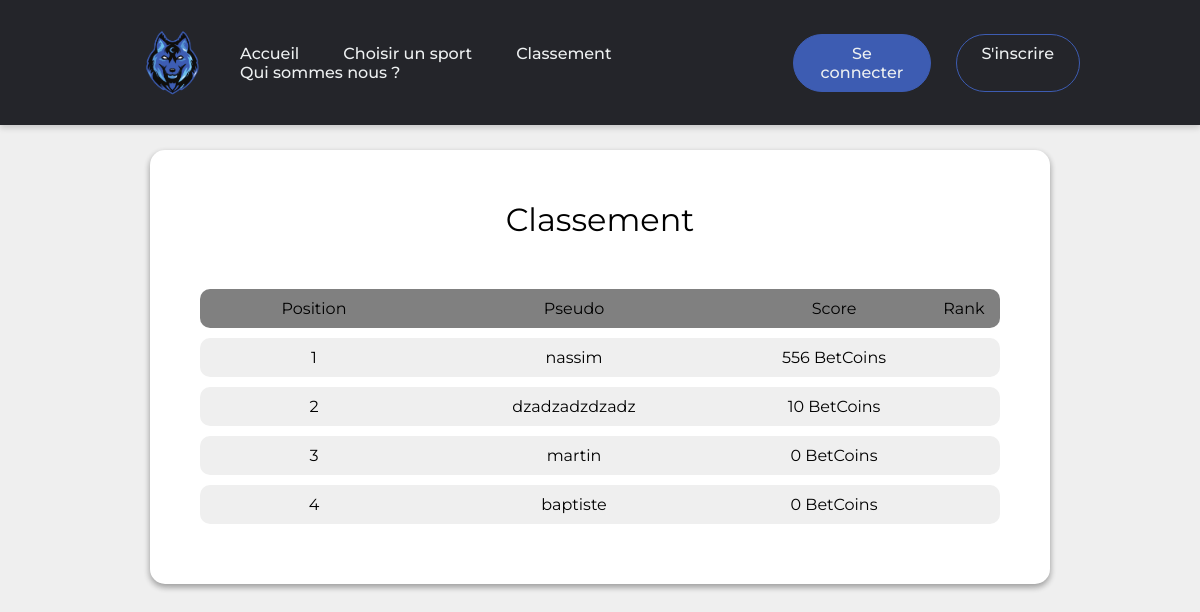
Page /pages/scoreboard.php on the earlier database version.
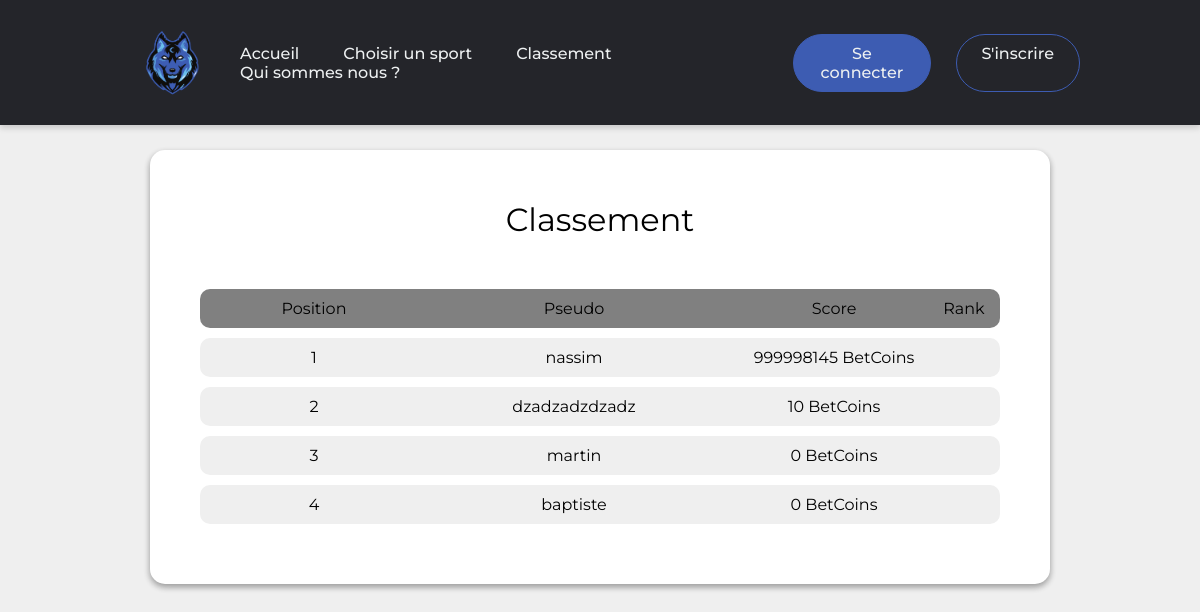
Same page on the later database version.
### tables this page shows
CREATE TABLE `accounts` (
  `id` int(11) NOT NULL AUTO_INCREMENT,
  `pseudo` varchar(20) DEFAULT NULL,
  `email` varchar(50) DEFAULT '',
  `password` varchar(100) DEFAULT NULL,
  `points` int(11) NOT NULL DEFAULT 0,
  PRIMARY KEY (`id`)
);

### pages/scoreboard.php (the view, shortened to what this page needs)
<!DOCTYPE html>
<html lang="fr">
<head>
    <link rel="stylesheet" href="../css/scoreboard.css">
</head>
<body>
    <?php
    include("../includes/header.php");
    require_once("../config/database.php");
    ?>
    <div class="container">
        <h1 class="container-title"> Classement </h1>
        <div class="main-line">
            <div class="left">
                <p>Position</p>
            </div>
            <div class="middle">
                <p>Pseudo</p>
            </div>
            <div class="right">
                <p>Score</p>
            </div>
            <div class="cross">
                <p>Rank</p>
            </div>
        </div>
        <?php
        $conn = new mysqli($host, $user, $password, $database);
        $rank = 'SELECT pseudo, points FROM accounts ORDER BY points DESC ';
        $resultrank = $conn->query($rank);
        $data = $resultrank->fetch_all(MYSQLI_ASSOC);
        for ($i = 0; $i <= 20; $i++) {
            if (isset($data[$i])) {
                echo '<div class="line">
                    <div class="left">
                        <p>' . $i + 1 . ' </p>
                    </div>
                    <div class="middle">
                        <p> ' .  $data[$i]['pseudo'] . ' </p>
                    </div>
                    <div class="right">
                        <p>' . $data[$i]['points'] . ' BetCoins</p>
                    </div>
                </div>';
            } else {
                break;
            }
        }
        ?>
    </div>
</body>
</html>

### includes/header.php (shortened to what this page needs)
<?php
$curPageName = substr($_SERVER["SCRIPT_NAME"], strrpos($_SERVER["SCRIPT_NAME"], "/") + 1);
if ($curPageName == "index.php") {
    include_once('controllers/api-sports.php');
    refreshAll($curPageName);
?>
    <header>
        <a href="index.php"><img src="images/logo.png" alt="Logo" id="logo"></a>
        <nav>
            <ul class="nav__links">
                <li><a href="index.php">Accueil</a></li>
                <li id="sp"><a href="#">Choisir un sport</a>
                    <div class="NavToolTip">
                        <?php if (isset($_SESSION['user'])) {
                            echo '<div class="test_Tooltip_nav">';
                        } else {
                            echo '<div class="test_Tooltip_nav" style = "left: 36.5%;">';
                        }
                        ?>
                        <ul>
                            <li id="tooltip"> <a href="pages/basket.php">Basket-ball</a></li>
                            <li id="tooltip"> <a href="pages/foot.php">Football</a></li>
                            <li id="tooltip"> <a href="pages/hockey.php">Hockey</a></li>
                            <li id="tooltip"> <a href="pages/UFC.php">UFC</a></li>
                        </ul>
                    </div>
                </li>
                <li><a href="pages/scoreboard.php">Classement</a></li>
                <li><a href="pages/quisommesnous.php">Qui sommes nous ?</a></li>
            </ul>
        </nav>
        <div class="buttons">
            <?php
            if (isset($_SESSION['user'])) {
                require_once('controllers/points.php');
            ?>
                <p class="username">Bonjour <a href="pages/profil.php"><strong><?= $_SESSION['user'] ?></strong></a> | <?= $_SESSION['points'] ?> BetCoin(s)</p>
                <a href="controllers/logout.php" class="logout"><button class="signin">Déconnexion</button></a>
            <?php
            } else {
            ?>
                <a href="pages/login.php" class="signin"><button>Se connecter</button></a>
                <a href="pages/register.php" class="signup"><button>S'inscrire</button></a>
            <?php
            };
            ?>
        </div>
    </header>
<?php
} else {
?>
    <header>
        <a href="../index.php"><img src="../images/logo.png" alt="Logo" id="logo"></a>
        <nav>
            <ul class="nav__links">
                <li><a href="../index.php">Accueil</a></li>
                <li id="sp"><a href="#">Choisir un sport</a>
                </li>
                <li><a href="scoreboard.php">Classement</a></li>
                <li><a href="quisommesnous.php">Qui sommes nous ?</a></li>
            </ul>
        </nav>
        <div class="buttons">
            <?php
            if (isset($_SESSION['user'])) {
                include('../controllers/points.php');
            ?>
                <p class="username">Bonjour <a href="../pages/profil.php"><strong><?= $_SESSION['user'] ?></strong></a> | <?= $_SESSION['points'] ?> BetCoin(s)</p>
                <a href="../controllers/logout.php" class="logout"><button class="signin">Déconnexion</button></a>
            <?php
            } else {
            ?>
                <a href="login.php" class="signin"><button>Se connecter</button></a>
                <a href="register.php" class="signup"><button>S'inscrire</button></a>
            <?php
            };
            ?>
        </div>
    </header>
<?php
};
?>

### css/scoreboard.css (style rules this page uses)
body { margin: 0; margin-top: 90px; }
header { box-sizing: border-box; margin: 0; padding: 0; background-color: #24252a; top: 0; }
li, a, button { font-family: "Montserrat"; font-weight: 500; font-size: 16px; color: #edf0f1; text-decoration: none; }
header { display: flex; justify-content: space-between; align-items: center; padding: 30px 10%; position: fixed; width: 100%; box-shadow: 0 3px 6px rgba(0, 0, 0, 0.16); }
.nav__links { list-style: none; }
.nav__links li { display: inline-block; padding: 0 20px; }
.nav__links li a { transition: all 0.3s ease 0s; }
.signin { padding: 9px 25px; background-color: #3d5cb2; border: none; border-radius: 50px; cursor: pointer; transition: all 0.5s ease 0s; margin-right: 25px; border: 1pt solid #3d5cb2; }
.signup { padding: 9px 25px; background-color: #24252a; border: 1px solid #3d5cb2; border-radius: 50px; cursor: pointer; transition: all 0.5s ease 0s; }
.buttons { display: flex; }
.container { background-color: white; justify-self: center; height: fit-content; width: 900px; margin: auto; margin-top: 150px; border-radius: 15px; text-align: center; padding: 50px; align-items: center; box-shadow: 0 3px 6px rgba(0, 0, 0, 0.16), 0 3px 6px rgba(0, 0, 0, 0.23); }
.line { display: grid; grid-template-columns: 2fr 3fr 2fr 0.5fr; background-color: #efefef; border-radius: 10px; padding: 10px; margin-bottom: 10px; font-family: "Montserrat"; }
.middle { grid-column: 2; grid-row: 1; text-align: center; }
.right { grid-column: 3; text-align: center; grid-row: 1; }
.left { grid-column: 1; grid-row: 1; text-align: center; }
.container-title { margin-bottom: 50px; font-family: "Montserrat"; font-size: 32px; }
.main-line { display: grid; grid-template-columns: 2fr 3fr 2fr 0.5fr; background-color: grey; border-radius: 10px; padding: 10px; margin-bottom: 10px; font-family: "Montserrat"; }

### css/base.css (style rules this page uses)
body { font-family: "Montserrat"; font-size: 16px; background: #efefef; font-family: "Fanwood Text", serif; }
h1, h2, h3, h4 { font-family: "Tenor Sans", sans-serif; }
header { display: flex; justify-content: space-between; align-items: center; padding: 30px 10%; position: fixed; width: 100%; height: 125px; box-shadow: 0 3px 6px rgba(0, 0, 0, 0.16); }
.nav__links { list-style: none; }
.nav__links li { display: inline-block; padding: 0 20px; }
.nav__links li a { transition: all 0.3s ease 0s; }
.signin { padding: 9px 25px; background-color: #3d5cb2; border: none; border-radius: 50px; cursor: pointer; transition: all 0.5s ease 0s; margin-right: 25px; border: 1pt solid #3d5cb2; }
.signup { padding: 9px 25px; background-color: #24252a; border: 1px solid #3d5cb2; border-radius: 50px; cursor: pointer; transition: all 0.5s ease 0s; }
.buttons { display: flex; }
#logo { height: 125px; max-width: 100px; height: auto; width: auto; }

### css/styles.css (style rules this page uses)
body { margin: 0; margin-top: 90px; }
header { box-sizing: border-box; margin: 0; padding: 0; background-color: #24252a; top: 0; z-index: 1; }
li, a, button { font-family: "Montserrat"; font-weight: 500; font-size: 16px; color: #edf0f1; text-decoration: none; }
header { display: flex; justify-content: space-between; align-items: center; padding: 30px 10%; position: fixed; width: 100%; box-shadow: 0 3px 6px rgba(0, 0, 0, 0.16); }
.nav__links { list-style: none; }
.nav__links li { display: inline-block; padding: 0 20px; }
.nav__links li a { transition: all 0.3s ease 0s; }
.signin { padding: 9px 25px; background-color: #3d5cb2; border: none; border-radius: 50px; cursor: pointer; transition: all 0.5s ease 0s; margin-right: 25px; border: 1pt solid #3d5cb2; }
.signup { padding: 9px 25px; background-color: #24252a; border: 1px solid #3d5cb2; border-radius: 50px; cursor: pointer; transition: all 0.5s ease 0s; }
.buttons { display: flex; }
.container { background-color: white; justify-self: center; height: 500px; width: 50%; margin: auto; margin-top: 100px; border-radius: 15px; text-align: center; padding: 50px; align-items: center; box-shadow: 0 3px 6px rgba(0, 0, 0, 0.16), 0 3px 6px rgba(0, 0, 0, 0.23); }

Differences in the rows shown:
changed accounts "nassim": points "556" → "999998145"
